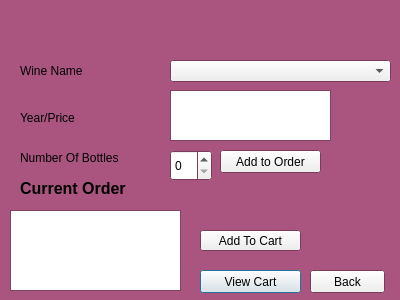
<?xml version="1.0" encoding="UTF-8"?>
<ui version="4.0">
 <class>PurchaseWine</class>
 <widget class="QDialog" name="PurchaseWine">
  <property name="geometry">
   <rect>
    <x>0</x>
    <y>0</y>
    <width>400</width>
    <height>300</height>
   </rect>
  </property>
  <property name="palette">
   <palette>
    <active>
     <colorrole role="Base">
      <brush brushstyle="SolidPattern">
       <color alpha="255">
        <red>255</red>
        <green>255</green>
        <blue>255</blue>
       </color>
      </brush>
     </colorrole>
     <colorrole role="Window">
      <brush brushstyle="SolidPattern">
       <color alpha="255">
        <red>170</red>
        <green>85</green>
        <blue>127</blue>
       </color>
      </brush>
     </colorrole>
    </active>
    <inactive>
     <colorrole role="Base">
      <brush brushstyle="SolidPattern">
       <color alpha="255">
        <red>255</red>
        <green>255</green>
        <blue>255</blue>
       </color>
      </brush>
     </colorrole>
     <colorrole role="Window">
      <brush brushstyle="SolidPattern">
       <color alpha="255">
        <red>170</red>
        <green>85</green>
        <blue>127</blue>
       </color>
      </brush>
     </colorrole>
    </inactive>
    <disabled>
     <colorrole role="Base">
      <brush brushstyle="SolidPattern">
       <color alpha="255">
        <red>170</red>
        <green>85</green>
        <blue>127</blue>
       </color>
      </brush>
     </colorrole>
     <colorrole role="Window">
      <brush brushstyle="SolidPattern">
       <color alpha="255">
        <red>170</red>
        <green>85</green>
        <blue>127</blue>
       </color>
      </brush>
     </colorrole>
    </disabled>
   </palette>
  </property>
  <property name="windowTitle">
   <string>Dialog</string>
  </property>
  <widget class="QLabel" name="label_3">
   <property name="geometry">
    <rect>
     <x>20</x>
     <y>150</y>
     <width>101</width>
     <height>16</height>
    </rect>
   </property>
   <property name="text">
    <string>Number Of Bottles</string>
   </property>
  </widget>
  <widget class="QListWidget" name="currentOrder">
   <property name="geometry">
    <rect>
     <x>10</x>
     <y>210</y>
     <width>171</width>
     <height>81</height>
    </rect>
   </property>
  </widget>
  <widget class="QPushButton" name="view">
   <property name="geometry">
    <rect>
     <x>200</x>
     <y>270</y>
     <width>101</width>
     <height>23</height>
    </rect>
   </property>
   <property name="text">
    <string>View Cart</string>
   </property>
  </widget>
  <widget class="QLabel" name="label_2">
   <property name="geometry">
    <rect>
     <x>20</x>
     <y>110</y>
     <width>61</width>
     <height>16</height>
    </rect>
   </property>
   <property name="text">
    <string>Year/Price</string>
   </property>
  </widget>
  <widget class="QPushButton" name="Back">
   <property name="geometry">
    <rect>
     <x>310</x>
     <y>270</y>
     <width>75</width>
     <height>23</height>
    </rect>
   </property>
   <property name="text">
    <string>Back</string>
   </property>
  </widget>
  <widget class="QComboBox" name="wineName">
   <property name="geometry">
    <rect>
     <x>170</x>
     <y>60</y>
     <width>221</width>
     <height>22</height>
    </rect>
   </property>
  </widget>
  <widget class="QLabel" name="label">
   <property name="geometry">
    <rect>
     <x>20</x>
     <y>60</y>
     <width>71</width>
     <height>21</height>
    </rect>
   </property>
   <property name="text">
    <string>Wine Name</string>
   </property>
  </widget>
  <widget class="QPushButton" name="pushButton">
   <property name="geometry">
    <rect>
     <x>220</x>
     <y>150</y>
     <width>101</width>
     <height>23</height>
    </rect>
   </property>
   <property name="text">
    <string>Add to Order</string>
   </property>
  </widget>
  <widget class="QSpinBox" name="purchaseNumber">
   <property name="geometry">
    <rect>
     <x>170</x>
     <y>150</y>
     <width>42</width>
     <height>31</height>
    </rect>
   </property>
   <property name="maximum">
    <number>5</number>
   </property>
  </widget>
  <widget class="QLabel" name="label_4">
   <property name="geometry">
    <rect>
     <x>20</x>
     <y>180</y>
     <width>171</width>
     <height>16</height>
    </rect>
   </property>
   <property name="font">
    <font>
     <pointsize>12</pointsize>
     <weight>75</weight>
     <bold>true</bold>
    </font>
   </property>
   <property name="text">
    <string>Current Order</string>
   </property>
  </widget>
  <widget class="QListWidget" name="wineInfo">
   <property name="geometry">
    <rect>
     <x>170</x>
     <y>90</y>
     <width>161</width>
     <height>51</height>
    </rect>
   </property>
  </widget>
  <widget class="QPushButton" name="addToCart">
   <property name="geometry">
    <rect>
     <x>200</x>
     <y>230</y>
     <width>101</width>
     <height>21</height>
    </rect>
   </property>
   <property name="text">
    <string>Add To Cart</string>
   </property>
  </widget>
  <widget class="QLabel" name="WineryName">
   <property name="geometry">
    <rect>
     <x>10</x>
     <y>10</y>
     <width>381</width>
     <height>41</height>
    </rect>
   </property>
   <property name="text">
    <string/>
   </property>
  </widget>
 </widget>
 <resources/>
 <connections/>
</ui>
